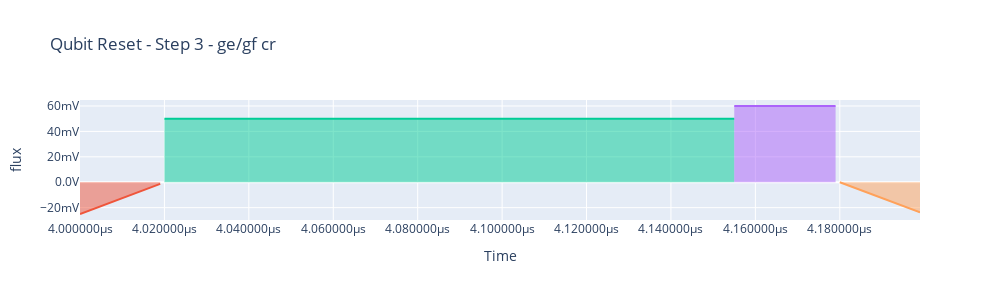

Here is the notebook cell this chart was saved with:
### Code cell
# step 2

sched = Schedule("Qubit Reset - Step 3 - ge/gf cr")

readout_clock = ClockResource(name="q0.ro", freq=0e9)
sched.add_resource(readout_clock)

# qc_offset = -10
# qc_duration = 0.06e-6
# cr_duration = 0.25e-6
# amp = duration / target_duration* offset
start = sched.add(IdlePulse(duration=4e-6))

qc_t = 20e-9
qc_amp = -0.025

sched.add(
    RampPulse(offset=qc_amp, amp=-qc_amp, duration=qc_t, port="flux", clock="q0.ro")
)

# for e state
qc_t = 135e-9
qc_amp = 0.05

sched.add(
    RampPulse(offset=qc_amp, amp=0, duration=qc_t, port="flux", clock="q0.ro")
)
# for f state
qc_t = 25e-9
qc_amp = 0.06

sched.add(
    RampPulse(offset=qc_amp, amp=0, duration=qc_t, port="flux", clock="q0.ro")
)

qc_t = 20e-9
qc_amp = -0.025

sched.add(
    RampPulse(offset=0, amp=qc_amp, duration=qc_t, port="flux", clock="q0.ro")
)

comp_sched = device_compiler.compile(sched)
comp_sched.plot_pulse_diagram(plot_backend="plotly")

### Figure 1 — Plotly figure (JSON) as saved in the notebook; plotly's stock layout.template omitted (floating-point values rounded to 4 significant figures; data arrays with more than 128 entries replaced by an {"elided": "..."} marker saying what was removed)
{"data": [{"fill": "tozeroy", "hoverinfo": "x+y+name", "hoverlabel": {"namelength": -1}, "legendgroup": "1", "line": {"color": "#EF553B"}, "mode": "lines", "name": "RampPulse, clock: q0.ro", "showlegend": true, "type": "scatter", "x": [4e-06, 4.001e-06, 4.002e-06, 4.003e-06, 4.004e-06, 4.005e-06, 4.006e-06, 4.007e-06, 4.008e-06, 4.009e-06, 4.01e-06, 4.011e-06, 4.012e-06, 4.013e-06, 4.014e-06, 4.015e-06, 4.016e-06, 4.017e-06, 4.018e-06, 4.019e-06], "xaxis": "x", "y": [-0.025, -0.02375, -0.0225, -0.02125, -0.02, -0.01875, -0.0175, -0.01625, -0.015, -0.01375, -0.0125, -0.01125, -0.01, -0.00875, -0.0075, -0.00625, -0.005, -0.00375, -0.0025, -0.00125], "yaxis": "y"}, {"fill": "tozeroy", "hoverinfo": "x+y+name", "hoverlabel": {"namelength": -1}, "legendgroup": "2", "line": {"color": "#00CC96"}, "mode": "lines", "name": "RampPulse, clock: q0.ro", "showlegend": true, "type": "scatter", "x": {"elided": "136 float values"}, "xaxis": "x", "y": {"elided": "136 float values"}, "yaxis": "y"}, {"fill": "tozeroy", "hoverinfo": "x+y+name", "hoverlabel": {"namelength": -1}, "legendgroup": "3", "line": {"color": "#AB63FA"}, "mode": "lines", "name": "RampPulse, clock: q0.ro", "showlegend": true, "type": "scatter", "x": [4.155e-06, 4.156e-06, 4.157e-06, 4.158e-06, 4.159e-06, 4.16e-06, 4.161e-06, 4.162e-06, 4.163e-06, 4.164e-06, 4.165e-06, 4.166e-06, 4.167e-06, 4.168e-06, 4.169e-06, 4.17e-06, 4.171e-06, 4.172e-06, 4.173e-06, 4.174e-06, 4.175e-06, 4.176e-06, 4.177e-06, 4.178e-06, 4.179e-06], "xaxis": "x", "y": [0.06, 0.06, 0.06, 0.06, 0.06, 0.06, 0.06, 0.06, 0.06, 0.06, 0.06, 0.06, 0.06, 0.06, 0.06, 0.06, 0.06, 0.06, 0.06, 0.06, 0.06, 0.06, 0.06, 0.06, 0.06], "yaxis": "y"}, {"fill": "tozeroy", "hoverinfo": "x+y+name", "hoverlabel": {"namelength": -1}, "legendgroup": "4", "line": {"color": "#FFA15A"}, "mode": "lines", "name": "RampPulse, clock: q0.ro", "showlegend": true, "type": "scatter", "x": [4.18e-06, 4.181e-06, 4.182e-06, 4.183e-06, 4.184e-06, 4.185e-06, 4.186e-06, 4.187e-06, 4.188e-06, 4.189e-06, 4.19e-06, 4.191e-06, 4.192e-06, 4.193e-06, 4.194e-06, 4.195e-06, 4.196e-06, 4.197e-06, 4.198e-06, 4.199e-06], "xaxis": "x", "y": [0, -0.00125, -0.0025, -0.00375, -0.005, -0.00625, -0.0075, -0.00875, -0.01, -0.01125, -0.0125, -0.01375, -0.015, -0.01625, -0.0175, -0.01875, -0.02, -0.02125, -0.0225, -0.02375], "yaxis": "y"}], "layout": {"height": 300, "showlegend": false, "title": {"text": "Qubit Reset - Step 3 - ge/gf cr"}, "width": 1000, "xaxis": {"anchor": "y", "domain": [0, 1], "hoverformat": ".3s", "showgrid": true, "tickformat": ".2s", "tickformatstops": [{"dtickrange": [null, 1e-09], "value": ".10s"}, {"dtickrange": [1e-09, 1e-06], "value": ".7s"}, {"dtickrange": [1e-06, 0.001], "value": ".4s"}], "ticksuffix": "s", "title": {"text": "Time"}}, "yaxis": {"anchor": "x", "autorange": true, "domain": [0, 1], "hoverformat": ".3s", "tickformat": ".2s", "ticksuffix": "V", "title": {"text": "flux"}}}}
